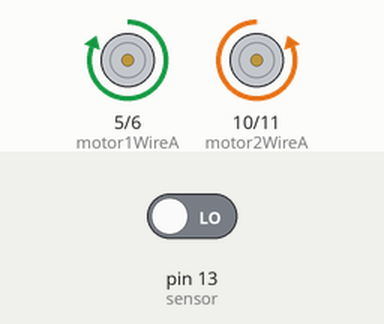
The sketch below on a simulated Arduino Uno, built with avr-gcc and run on an emulated ATmega328P. On the bench: motor-driver pin pairs drawn as motors (green arrow = first pin HIGH = forward, orange = second pin HIGH = backward, longer = more drive). The test bench sets the inputs (shaded band); at power-on: pin 13 (sensor) LOW.

Above: at 1.2 s.
1.3 s: pin 13 (sensor) driven HIGH
At 2.4 s:
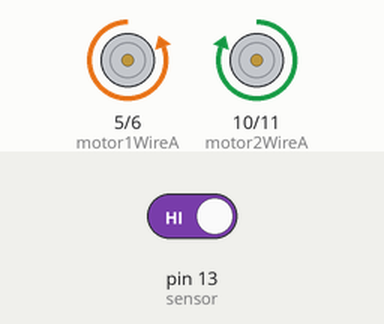
4.3 s: pin 13 (sensor) driven LOW
At 5.4 s:
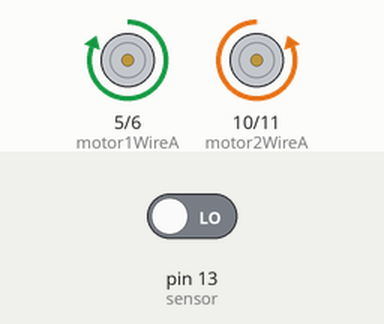
7.3 s: pin 13 (sensor) driven HIGH
At 8.0 s:
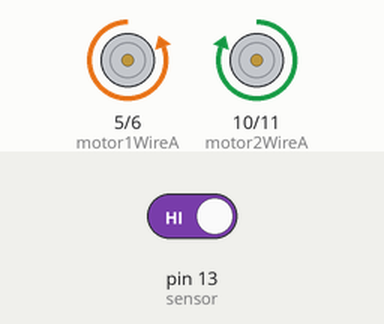
Timing chart, 0 to 65.8 s (numbered marks = the images above; inputs shaded):
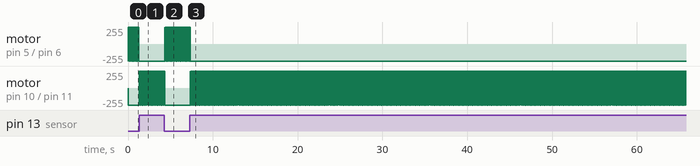

Measured:
- after the input at 1.3 s, motor on pin 5 (motor1WireA) / pin 6 (motor1WireB): stops changing and stays backward 255/255; motor on pin 10 (motor2WireA) / pin 11 (motor2WireB): alternates forward 255/255 for 0.02 s and backward 255/255 for 0.01 s, starting at once
- after the input at 4.3 s, motor on pin 5 (motor1WireA) / pin 6 (motor1WireB): alternates forward 255/255 for 0.02 s and backward 255/255 for 0.01 s, starting at once; motor on pin 10 (motor2WireA) / pin 11 (motor2WireB): goes on until 4.3 s, then stays backward 255/255
- after the input at 7.3 s, motor on pin 5 (motor1WireA) / pin 6 (motor1WireB): goes on until 7.3 s, then stays backward 255/255; motor on pin 10 (motor2WireA) / pin 11 (motor2WireB): alternates forward 255/255 for 0.02 s and backward 255/255 for 0.01 s, starting at once
- by itself, motor on pin 5 (motor1WireA) / pin 6 (motor1WireB): alternates forward 255/255 for 0.02 s and backward 255/255 for 0.01 s

The sketch:

linefollow.ino
```cpp
int sensor = 13;
int motor1WireA = 5;
int motor1WireB = 6;

// Probably for ground
int motor2WireA = 10;
int motor2WireB = 11;

int Speed = 1;

void setup() {
  // put your setup code here, to run once:
  pinMode(sensor, INPUT);

  pinMode(motor1WireA, OUTPUT);
  pinMode(motor2WireA, OUTPUT);
  pinMode(motor1WireB, OUTPUT);
  pinMode(motor2WireB, OUTPUT);

  Serial.begin(9600);
}

void loop() {
  // put your main code here, to run repeatedly:
  if (digitalRead(sensor) == HIGH)
  {

    digitalWrite(motor1WireA, LOW);
    analogWrite(motor1WireB, 255 / Speed);

    analogWrite(motor2WireA, 255 / Speed);
    digitalWrite(motor2WireB, LOW);
    delay(23);
  }
  else
  {

   analogWrite(motor1WireA, 255 / Speed);
    digitalWrite(motor1WireB, LOW);

    digitalWrite(motor2WireA, LOW);
    analogWrite(motor2WireB, 255 / Speed);
    delay(23);
  }


   analogWrite(motor1WireB, 255 / Speed);
   digitalWrite(motor1WireA, LOW);

   analogWrite(motor2WireB, 255 / Speed);
   digitalWrite(motor2WireA, LOW);

   delay(13);
}
```
